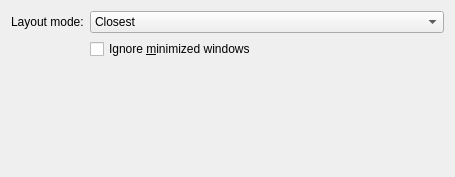
<?xml version="1.0" encoding="UTF-8"?>
<!--
    SPDX-FileCopyrightText: 2021 Vlad Zahorodnii <vlad.zahorodnii@kde.org>

    SPDX-License-Identifier: LGPL-2.1-only OR LGPL-3.0-only OR LicenseRef-KDE-Accepted-LGPL
-->
<ui version="4.0">
 <class>TilesEditorEffectConfig</class>
 <widget class="QWidget" name="TilesEditorEffectConfig">
  <property name="geometry">
   <rect>
    <x>0</x>
    <y>0</y>
    <width>455</width>
    <height>177</height>
   </rect>
  </property>
  <layout class="QFormLayout" name="formLayout">
   <item row="0" column="0">
    <widget class="QLabel" name="label_LayoutMode">
     <property name="text">
      <string>Layout mode:</string>
     </property>
    </widget>
   </item>
   <item row="0" column="1">
    <widget class="QComboBox" name="kcfg_LayoutMode">
     <item>
      <property name="text">
       <string>Closest</string>
      </property>
     </item>
     <item>
      <property name="text">
       <string>Natural</string>
      </property>
     </item>
    </widget>
   </item>
   <item row="2" column="0" colspan="2">
    <widget class="KShortcutsEditor" name="shortcutsEditor">
     <property name="sizePolicy">
      <sizepolicy hsizetype="Preferred" vsizetype="Preferred">
       <horstretch>0</horstretch>
       <verstretch>0</verstretch>
      </sizepolicy>
     </property>
    </widget>
   </item>
   <item row="1" column="1">
    <widget class="QCheckBox" name="kcfg_IgnoreMinimized">
     <property name="text">
      <string>Ignore &amp;minimized windows</string>
     </property>
    </widget>
   </item>
  </layout>
 </widget>
 <customwidgets>
  <customwidget>
   <class>KShortcutsEditor</class>
   <extends>QWidget</extends>
   <header>kshortcutseditor.h</header>
   <container>1</container>
  </customwidget>
 </customwidgets>
 <resources/>
 <connections/>
</ui>
